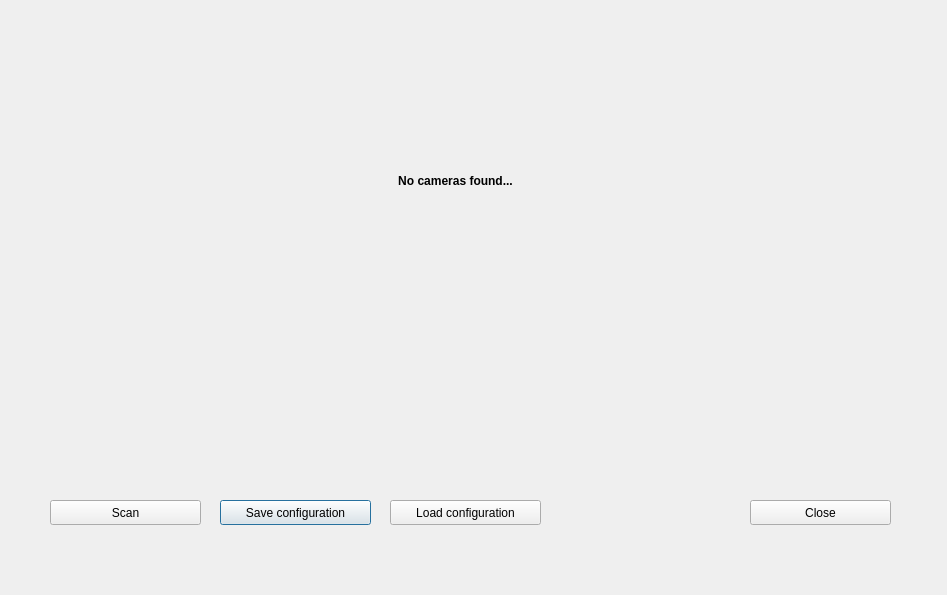
<?xml version="1.0" encoding="UTF-8"?>
<ui version="4.0">
 <class>Configuration</class>
 <widget class="QDialog" name="Configuration">
  <property name="windowModality">
   <enum>Qt::WindowModal</enum>
  </property>
  <property name="geometry">
   <rect>
    <x>0</x>
    <y>0</y>
    <width>947</width>
    <height>595</height>
   </rect>
  </property>
  <property name="windowTitle">
   <string>Configuration</string>
  </property>
  <widget class="QTableWidget" name="tableWidget">
   <property name="geometry">
    <rect>
     <x>20</x>
     <y>40</y>
     <width>891</width>
     <height>301</height>
    </rect>
   </property>
   <property name="sizePolicy">
    <sizepolicy hsizetype="Fixed" vsizetype="Fixed">
     <horstretch>100</horstretch>
     <verstretch>100</verstretch>
    </sizepolicy>
   </property>
   <property name="baseSize">
    <size>
     <width>400</width>
     <height>400</height>
    </size>
   </property>
   <property name="lineWidth">
    <number>1</number>
   </property>
   <property name="horizontalScrollBarPolicy">
    <enum>Qt::ScrollBarAlwaysOff</enum>
   </property>
   <property name="sizeAdjustPolicy">
    <enum>QAbstractScrollArea::AdjustToContentsOnFirstShow</enum>
   </property>
   <property name="editTriggers">
    <set>QAbstractItemView::AnyKeyPressed|QAbstractItemView::DoubleClicked|QAbstractItemView::EditKeyPressed|QAbstractItemView::SelectedClicked</set>
   </property>
   <property name="gridStyle">
    <enum>Qt::SolidLine</enum>
   </property>
   <attribute name="horizontalHeaderCascadingSectionResizes">
    <bool>false</bool>
   </attribute>
   <attribute name="horizontalHeaderDefaultSectionSize">
    <number>110</number>
   </attribute>
   <attribute name="verticalHeaderCascadingSectionResizes">
    <bool>false</bool>
   </attribute>
   <attribute name="verticalHeaderDefaultSectionSize">
    <number>50</number>
   </attribute>
   <attribute name="verticalHeaderMinimumSectionSize">
    <number>21</number>
   </attribute>
   <row>
    <property name="text">
     <string>1</string>
    </property>
   </row>
   <column>
    <property name="text">
     <string>Name</string>
    </property>
    <property name="font">
     <font>
      <weight>75</weight>
      <bold>true</bold>
     </font>
    </property>
    <property name="textAlignment">
     <set>AlignCenter</set>
    </property>
   </column>
   <column>
    <property name="text">
     <string>IP</string>
    </property>
    <property name="font">
     <font>
      <weight>75</weight>
      <bold>true</bold>
     </font>
    </property>
    <property name="textAlignment">
     <set>AlignCenter</set>
    </property>
   </column>
   <column>
    <property name="text">
     <string>Position X</string>
    </property>
    <property name="font">
     <font>
      <weight>75</weight>
      <bold>true</bold>
     </font>
    </property>
    <property name="textAlignment">
     <set>AlignCenter</set>
    </property>
   </column>
   <column>
    <property name="text">
     <string>Position Y</string>
    </property>
    <property name="font">
     <font>
      <weight>75</weight>
      <bold>true</bold>
     </font>
    </property>
    <property name="textAlignment">
     <set>AlignCenter</set>
    </property>
   </column>
   <column>
    <property name="text">
     <string>Position Z</string>
    </property>
    <property name="font">
     <font>
      <weight>75</weight>
      <bold>true</bold>
     </font>
    </property>
    <property name="textAlignment">
     <set>AlignCenter</set>
    </property>
   </column>
   <column>
    <property name="text">
     <string>Pointing Angle</string>
    </property>
    <property name="font">
     <font>
      <weight>75</weight>
      <bold>true</bold>
     </font>
    </property>
    <property name="textAlignment">
     <set>AlignCenter</set>
    </property>
   </column>
   <column>
    <property name="text">
     <string>Connection</string>
    </property>
    <property name="font">
     <font>
      <weight>75</weight>
      <bold>true</bold>
     </font>
    </property>
    <property name="textAlignment">
     <set>AlignCenter</set>
    </property>
   </column>
   <column>
    <property name="text">
     <string/>
    </property>
   </column>
   <item row="0" column="0">
    <property name="text">
     <string/>
    </property>
    <property name="textAlignment">
     <set>AlignCenter</set>
    </property>
    <property name="flags">
     <set>ItemIsSelectable|ItemIsEditable|ItemIsDragEnabled|ItemIsUserCheckable|ItemIsEnabled</set>
    </property>
   </item>
   <item row="0" column="1">
    <property name="text">
     <string/>
    </property>
    <property name="textAlignment">
     <set>AlignCenter</set>
    </property>
    <property name="flags">
     <set>ItemIsSelectable|ItemIsEditable|ItemIsDragEnabled|ItemIsUserCheckable|ItemIsEnabled</set>
    </property>
   </item>
   <item row="0" column="2">
    <property name="text">
     <string/>
    </property>
    <property name="textAlignment">
     <set>AlignCenter</set>
    </property>
    <property name="flags">
     <set>ItemIsSelectable|ItemIsEditable|ItemIsDragEnabled|ItemIsUserCheckable|ItemIsEnabled</set>
    </property>
   </item>
   <item row="0" column="3">
    <property name="textAlignment">
     <set>AlignCenter</set>
    </property>
   </item>
   <item row="0" column="4">
    <property name="textAlignment">
     <set>AlignCenter</set>
    </property>
   </item>
   <item row="0" column="5">
    <property name="text">
     <string/>
    </property>
    <property name="textAlignment">
     <set>AlignCenter</set>
    </property>
    <property name="flags">
     <set>ItemIsSelectable|ItemIsEditable|ItemIsDragEnabled|ItemIsUserCheckable|ItemIsEnabled</set>
    </property>
   </item>
   <item row="0" column="6">
    <property name="text">
     <string>Attempt</string>
    </property>
    <property name="textAlignment">
     <set>AlignCenter</set>
    </property>
    <property name="flags">
     <set>ItemIsEnabled</set>
    </property>
   </item>
   <item row="0" column="7">
    <property name="text">
     <string>Remove</string>
    </property>
    <property name="textAlignment">
     <set>AlignCenter</set>
    </property>
    <property name="flags">
     <set>ItemIsSelectable|ItemIsEnabled</set>
    </property>
   </item>
  </widget>
  <widget class="QPushButton" name="saveCon_push">
   <property name="geometry">
    <rect>
     <x>220</x>
     <y>500</y>
     <width>151</width>
     <height>25</height>
    </rect>
   </property>
   <property name="text">
    <string>Save configuration</string>
   </property>
  </widget>
  <widget class="QPushButton" name="loadCon_push">
   <property name="geometry">
    <rect>
     <x>390</x>
     <y>500</y>
     <width>151</width>
     <height>25</height>
    </rect>
   </property>
   <property name="text">
    <string>Load configuration</string>
   </property>
  </widget>
  <widget class="QPushButton" name="close_pushButton">
   <property name="geometry">
    <rect>
     <x>750</x>
     <y>500</y>
     <width>141</width>
     <height>25</height>
    </rect>
   </property>
   <property name="text">
    <string>Close</string>
   </property>
  </widget>
  <widget class="QPushButton" name="scan_push">
   <property name="geometry">
    <rect>
     <x>50</x>
     <y>500</y>
     <width>151</width>
     <height>25</height>
    </rect>
   </property>
   <property name="text">
    <string>Scan</string>
   </property>
  </widget>
  <widget class="QLabel" name="scanning_label">
   <property name="geometry">
    <rect>
     <x>20</x>
     <y>40</y>
     <width>891</width>
     <height>301</height>
    </rect>
   </property>
   <property name="font">
    <font>
     <weight>75</weight>
     <bold>true</bold>
    </font>
   </property>
   <property name="autoFillBackground">
    <bool>true</bool>
   </property>
   <property name="text">
    <string>Scanning...</string>
   </property>
   <property name="alignment">
    <set>Qt::AlignCenter</set>
   </property>
  </widget>
  <widget class="QLabel" name="scan_nocams">
   <property name="geometry">
    <rect>
     <x>10</x>
     <y>30</y>
     <width>891</width>
     <height>301</height>
    </rect>
   </property>
   <property name="font">
    <font>
     <weight>75</weight>
     <bold>true</bold>
    </font>
   </property>
   <property name="autoFillBackground">
    <bool>true</bool>
   </property>
   <property name="text">
    <string>No cameras found...</string>
   </property>
   <property name="alignment">
    <set>Qt::AlignCenter</set>
   </property>
  </widget>
 </widget>
 <resources/>
 <connections/>
</ui>
